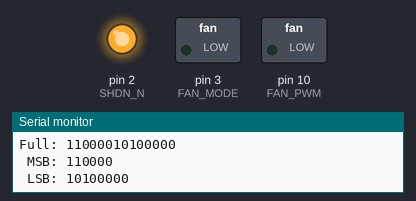
Simulated run of this sketch. Board: Arduino Uno, built with avr-gcc and run on an emulated ATmega328P. Shown: switched loads named in the sketch (green lamp = pin HIGH), output pins drawn as LEDs (lit = HIGH), the last lines printed to the serial monitor. Pins used as bus, display or sensor lines are not drawn.

Above: at 0.1 s.
At 6.1 s:
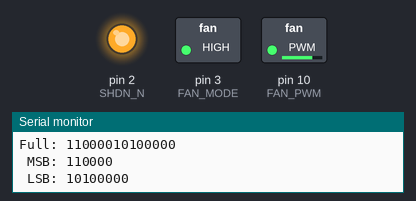
At 16.1 s:
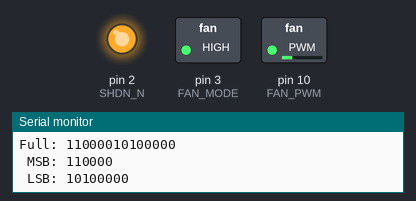
At 21.1 s:
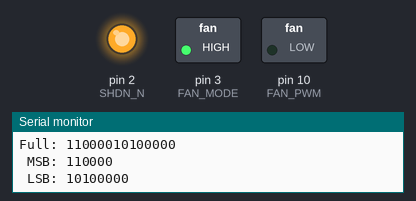
At 27.1 s:
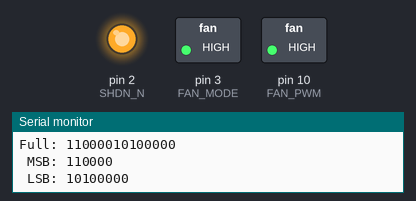
At 37.1 s:
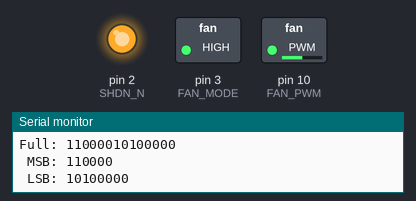
Timing chart, 0 to 38.6 s (numbered marks = the images above):
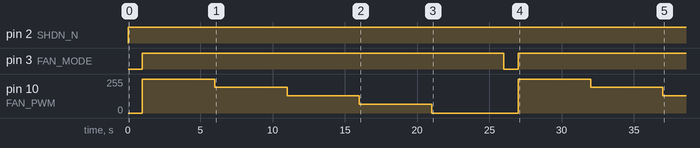

Measured:
- by itself, pin 2 (SHDN_N): LOW → HIGH at 0.00 s
- by itself, pin 3 (FAN_MODE): LOW → HIGH at 1.0 s, → LOW 25.0 s later, → HIGH 1.0 s later
- by itself, pin 10 (FAN_PWM): 0/255 → 255/255 at 1.0 s, → 192/255 5.0 s later, → 128/255 5.0 s later, → 64/255 5.0 s later, … (8 changes in this stretch)

The sketch:

fan_pwm_test_with_dac_pc_fan_connected.ino
```cpp
/*
http://arduino.cc/en/Tutorial/SPIDigitalPot

  Digital Pot Control

  This example controls an Analog Devices AD5206 digital potentiometer.
  The AD5206 has 6 potentiometer channels. Each channel's pins are labeled
  A - connect this to voltage
  W - this is the pot's wiper, which changes when you set it
  B - connect this to ground.

 The AD5206 is SPI-compatible,and to command it, you send two bytes,
 one with the channel number (0 - 5) and one with the resistance value for the
 channel (0 - 255).

 The circuit:
  * All A pins  of AD5206 connected to +5V
  * All B pins of AD5206 connected to ground
  * An LED and a 220-ohm resisor in series connected from each W pin to ground
  * CS - to digital pin 10  (SS pin)
  * SDI - to digital pin 11 (MOSI pin)
  * CLK - to digital pin 13 (SCK pin)

 created 10 Aug 2010
 by Tom Igoe

 Thanks to Heather Dewey-Hagborg for the original tutorial, 2005

*/


// inslude the SPI library:
#include <SPI.h>


// MOSI 11, MISO 12, SCK 13 : defaults
const int DAC_CS_N = 7;
const int FAN_MODE = 3;
const int SHDN_N = 2;
const int FAN_PWM = 10;
//const int ledPin = 13; // can't use 13 SPI use 13 for SCK by default  http://arduino.cc/en/Reference/SPI

//int pwmLevels[] = {0, 64, 128, 192, 255};  this is slowing down
int pwmLevels[] = {255, 192, 128, 64, 0};  // this is speeding up
//int pwmLevels[] = {20, 15, 10, 5, 0};  // this is speeding up

void setup() {
  // set the dacSlaveSelectPin as an output:
  pinMode (DAC_CS_N, OUTPUT);
  pinMode (FAN_MODE, OUTPUT);
  pinMode (SHDN_N, OUTPUT);
  pinMode (FAN_PWM, OUTPUT); // not needed for analogWrite
//  pinMode (13, OUTPUT);  // can't use 13 SPI use 13 for SCK by default  http://arduino.cc/en/Reference/SPI


  //change spi clockspeed
  //SPI.setClockDivider(SPI_CLOCK_DIV128); // used for slower scopes/logic analyzers

  SPI.setDataMode(SPI_MODE0);
  SPI.setBitOrder(MSBFIRST);

  // initialize SPI:
  SPI.begin();

  // for debugging
  Serial.begin(9600);
  while (!Serial) {
    ; // wait for serial port to connect. Needed for Leonardo only
  }
}

void loop() {
  //digitalWrite(FAN_MODE, LOW);

  // This needs to be on to prevent shutdown
  digitalWrite(SHDN_N,HIGH);

  analogWrite(FAN_PWM, 0);
//  mcp4801Write(8);  //8/256 * 2.048 = .64v
  mcp4801Write(10);  //8/256 * 2.048 = .64v
  digitalWrite(FAN_MODE, HIGH);

  //for chris
  //delay(10000);


  for (int level = 0; level < 5; level++) {
    //mcp4801Write(16);  //16/256 * 2.048 = .128v

    analogWrite(FAN_PWM, pwmLevels[level]);
    //analogWrite(FAN_PWM, 255);
    //analogWrite(FAN_PWM, 0);

    delay(5000);
  }
  // wait a second at the top:


  // for chris
  //analogWrite(FAN_PWM, 255);
  //delay(10000);

  digitalWrite(FAN_MODE, LOW);

  // for chris
  //delay(5000);
}

void mcp4801Write(int value) {
/*
  int wr_enabled = 0;
  int gain = 1;
  int shdn = 1;
  in command =0;
  int MSB = 0;
  int LSB = 0;

  command = (wr_enable << 15) || (gain << 13) || (shdn << 12) || (value << 4)
  MSB = ((command && 0xFF00) >> 8);
  LSB = (command && 0x00FF);
*/


  int preamble = 3;  // 0011
  int shiftedPreamble = preamble << 12;
  int shiftedValue = value << 4;
  int fullValue = shiftedPreamble | shiftedValue;
  Serial.print("Full: ");
  Serial.println(fullValue, BIN);

  int MSB = fullValue >> 8;
  int LSB = fullValue & 255;
  Serial.print(" MSB: ");
  Serial.println(MSB, BIN);
  Serial.print(" LSB: ");
  Serial.println(LSB, BIN);

  // take the SS pin low to select the chip:
  digitalWrite(DAC_CS_N,LOW);
  delay(1000);
  //  send in the address and value via SPI:
//  SPI.transfer(value);
  SPI.transfer(MSB);
  SPI.transfer(LSB);
  // take the SS pin high to de-select the chip:
  digitalWrite(DAC_CS_N,HIGH);
}
```
